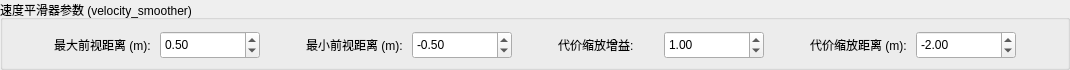
           <widget class="QGroupBox" name="groupBox_6">
            <property name="minimumSize">
             <size>
              <width>980</width>
              <height>70</height>
             </size>
            </property>
            <property name="maximumSize">
             <size>
              <width>16777215</width>
              <height>70</height>
             </size>
            </property>
            <property name="title">
             <string>速度平滑器参数 (velocity_smoother)</string>
            </property>
            <layout class="QGridLayout" name="gridLayout_10">
             <item row="0" column="12">
              <spacer name="horizontalSpacer_15">
               <property name="orientation">
                <enum>Qt::Horizontal</enum>
               </property>
               <property name="sizeHint" stdset="0">
                <size>
                 <width>40</width>
                 <height>20</height>
                </size>
               </property>
              </spacer>
             </item>
             <item row="0" column="11">
              <widget class="QDoubleSpinBox" name="smootherMaxDecelSpinBox">
               <property name="minimumSize">
                <size>
                 <width>100</width>
                 <height>28</height>
                </size>
               </property>
               <property name="maximumSize">
                <size>
                 <width>100</width>
                 <height>28</height>
                </size>
               </property>
               <property name="minimum">
                <double>-5.000000000000000</double>
               </property>
               <property name="maximum">
                <double>-0.100000000000000</double>
               </property>
               <property name="singleStep">
                <double>0.100000000000000</double>
               </property>
               <property name="value">
                <double>-2.000000000000000</double>
               </property>
              </widget>
             </item>
             <item row="0" column="1">
              <widget class="QLabel" name="label_18">
               <property name="minimumSize">
                <size>
                 <width>100</width>
                 <height>28</height>
                </size>
               </property>
               <property name="maximumSize">
                <size>
                 <width>100</width>
                 <height>28</height>
                </size>
               </property>
               <property name="text">
                <string>最大前视距离 (m):</string>
               </property>
              </widget>
             </item>
             <item row="0" column="7">
              <widget class="QLabel" name="label_20">
               <property name="minimumSize">
                <size>
                 <width>100</width>
                 <height>28</height>
                </size>
               </property>
               <property name="maximumSize">
                <size>
                 <width>100</width>
                 <height>28</height>
                </size>
               </property>
               <property name="text">
                <string>代价缩放增益:</string>
               </property>
              </widget>
             </item>
             <item row="0" column="6">
              <spacer name="horizontalSpacer_17">
               <property name="orientation">
                <enum>Qt::Horizontal</enum>
               </property>
               <property name="sizeHint" stdset="0">
                <size>
                 <width>40</width>
                 <height>20</height>
                </size>
               </property>
              </spacer>
             </item>
             <item row="0" column="3">
              <spacer name="horizontalSpacer_16">
               <property name="orientation">
                <enum>Qt::Horizontal</enum>
               </property>
               <property name="sizeHint" stdset="0">
                <size>
                 <width>40</width>
                 <height>20</height>
                </size>
               </property>
              </spacer>
             </item>
             <item row="0" column="2">
              <widget class="QDoubleSpinBox" name="smootherMaxVelSpinBox">
               <property name="minimumSize">
                <size>
                 <width>100</width>
                 <height>28</height>
                </size>
               </property>
               <property name="maximumSize">
                <size>
                 <width>100</width>
                 <height>28</height>
                </size>
               </property>
               <property name="minimum">
                <double>0.100000000000000</double>
               </property>
               <property name="maximum">
                <double>2.000000000000000</double>
               </property>
               <property name="singleStep">
                <double>0.100000000000000</double>
               </property>
               <property name="value">
                <double>0.500000000000000</double>
               </property>
              </widget>
             </item>
             <item row="0" column="4">
              <widget class="QLabel" name="label_19">
               <property name="minimumSize">
                <size>
                 <width>100</width>
                 <height>28</height>
                </size>
               </property>
               <property name="maximumSize">
                <size>
                 <width>100</width>
                 <height>28</height>
                </size>
               </property>
               <property name="text">
                <string>最小前视距离 (m):</string>
               </property>
              </widget>
             </item>
             <item row="0" column="10">
              <widget class="QLabel" name="label_21">
               <property name="minimumSize">
                <size>
                 <width>100</width>
                 <height>28</height>
                </size>
               </property>
               <property name="maximumSize">
                <size>
                 <width>100</width>
                 <height>28</height>
                </size>
               </property>
               <property name="text">
                <string>代价缩放距离 (m):</string>
               </property>
              </widget>
             </item>
             <item row="0" column="0">
              <spacer name="horizontalSpacer_14">
               <property name="orientation">
                <enum>Qt::Horizontal</enum>
               </property>
               <property name="sizeHint" stdset="0">
                <size>
                 <width>40</width>
                 <height>20</height>
                </size>
               </property>
              </spacer>
             </item>
             <item row="0" column="5">
              <widget class="QDoubleSpinBox" name="smootherMinVelSpinBox">
               <property name="minimumSize">
                <size>
                 <width>100</width>
                 <height>28</height>
                </size>
               </property>
               <property name="maximumSize">
                <size>
                 <width>100</width>
                 <height>28</height>
                </size>
               </property>
               <property name="minimum">
                <double>-1.000000000000000</double>
               </property>
               <property name="maximum">
                <double>0.000000000000000</double>
               </property>
               <property name="singleStep">
                <double>0.100000000000000</double>
               </property>
               <property name="value">
                <double>-0.500000000000000</double>
               </property>
              </widget>
             </item>
             <item row="0" column="8">
              <widget class="QDoubleSpinBox" name="smootherMaxAccelSpinBox">
               <property name="minimumSize">
                <size>
                 <width>100</width>
                 <height>28</height>
                </size>
               </property>
               <property name="maximumSize">
                <size>
                 <width>100</width>
                 <height>28</height>
                </size>
               </property>
               <property name="minimum">
                <double>0.100000000000000</double>
               </property>
               <property name="maximum">
                <double>3.000000000000000</double>
               </property>
               <property name="singleStep">
                <double>0.100000000000000</double>
               </property>
               <property name="value">
                <double>1.000000000000000</double>
               </property>
              </widget>
             </item>
             <item row="0" column="9">
              <spacer name="horizontalSpacer_18">
               <property name="orientation">
                <enum>Qt::Horizontal</enum>
               </property>
               <property name="sizeHint" stdset="0">
                <size>
                 <width>40</width>
                 <height>20</height>
                </size>
               </property>
              </spacer>
             </item>
            </layout>
           </widget>
